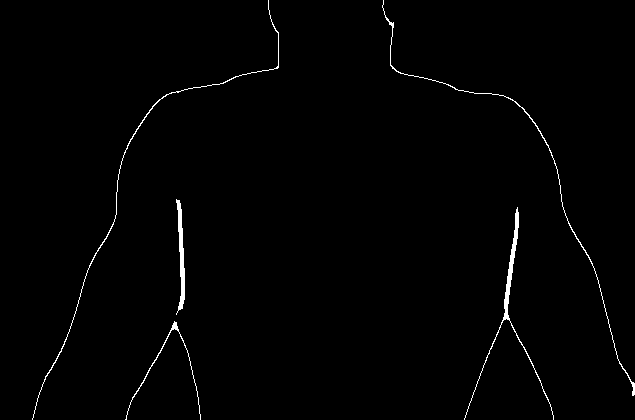
#> input picture back/back_edges.png, 635 x 420 px
$ python back_middle_contour_neck_shoulder.py
#> lines starting #> are read from the running program, lines starting #| are printed output that depends on the picture; after the words box and inside, x2 and y2 are one past the last pixel; in counts of white or black regions, pixels touching at a corner belong together
import cv2
import numpy as np
import matplotlib.pyplot as plt
import matplotlib
matplotlib.rcParams['font.sans-serif'] = ['Microsoft YaHei', 'SimHei', 'Arial Unicode MS']
matplotlib.rcParams['axes.unicode_minus'] = False

def extract_segments_from_row(row):
    white_x = np.where(row > 0)[0]
    if len(white_x) == 0:
        return []

    segments = []
    start = white_x[0]
    prev = white_x[0]

    for x in white_x[1:]:
        if x == prev + 1:
            prev = x
        else:
            segments.append((start, prev))
            start = x
            prev = x
    segments.append((start, prev))
    return segments


def smooth_1d(arr, ksize=9):
    arr = np.asarray(arr, dtype=np.float32)
    ksize = max(3, int(ksize))
    if ksize % 2 == 0:
        ksize += 1
    pad = ksize // 2
    arr_pad = np.pad(arr, (pad, pad), mode='edge')
    kernel = np.ones(ksize, dtype=np.float32) / ksize
    return np.convolve(arr_pad, kernel, mode='valid')


def interp_nan(arr):
    arr = np.asarray(arr, dtype=np.float32)
    idx = np.arange(len(arr))
    valid = np.isfinite(arr)
    if valid.sum() < 2:
        raise ValueError("有效点太少")
    return np.interp(idx, idx[valid], arr[valid])


def choose_middle_two_segments(segments):
    if len(segments) < 2:
        return None, None
    n = len(segments)
    mid1 = n // 2 - 1
    mid2 = n // 2
    if mid1 < 0 or mid2 >= n:
        return None, None
    return segments[mid1], segments[mid2]


def choose_left_right_by_center(segments, center_ref):
    left_candidates = []
    right_candidates = []

    for seg in segments:
        x1, x2 = seg
        c = 0.5 * (x1 + x2)
        if c < center_ref:
            left_candidates.append((abs(c - center_ref), seg))
        elif c > center_ref:
            right_candidates.append((abs(c - center_ref), seg))

    if len(left_candidates) == 0 or len(right_candidates) == 0:
        return None, None

    left_candidates.sort(key=lambda x: x[0])
    right_candidates.sort(key=lambda x: x[0])

    return left_candidates[0][1], right_candidates[0][1]


def extract_torso_contour_refined(image_path, visualize=True):
#> called with image_path = 'back_edges.png', visualize = True
    img = cv2.imread(image_path, cv2.IMREAD_GRAYSCALE)
#> img: shape (420, 635); 1% white; 5 white regions, box (x1, y1, x2, y2) and area: (464, 207, 554, 420) 713, (382, 0, 635, 396) 619, (32, 0, 279, 420) 609, (176, 199, 185, 315) 472, (125, 321, 201, 420) 266
    if img is None:
        raise FileNotFoundError(f"无法读取图像: {image_path}")

    _, binary = cv2.threshold(img, 127, 255, cv2.THRESH_BINARY)
    h, w = binary.shape
#> h = 420; w = 635

    # -----------------------------
    # 第一遍：粗略中线（中间两个段）
    # -----------------------------
    center0 = np.full(h, np.nan, dtype=np.float32)

    for y in range(h):
        segments = extract_segments_from_row(binary[y, :])
        seg_left, seg_right = choose_middle_two_segments(segments)
        if seg_left is None or seg_right is None:
            continue

        x1 = 0.5 * (seg_left[0] + seg_left[1])
        x2 = 0.5 * (seg_right[0] + seg_right[1])
        if x1 > x2:
            x1, x2 = x2, x1

        center0[y] = 0.5 * (x1 + x2)
#> this loop made 420 passes
#> (n in choose_middle_two_segments, seg_right, x1, x2) on passes 1 to 3: (2, (383, 383), 268, 383), (2, (383, 383), 268, 383), (2, (383, 383), 268, 383)
#> after the loop, center0 = 420 values, max 506 at index 319, min 146 at index 199, mean 324.4

    center_ref = smooth_1d(interp_nan(center0), 21)
#> in interp_nan, `arr = np.asarray(arr, dtype=np.float32)`: arr has the same summary as center0 in extract_torso_contour_refined
#> in interp_nan, `idx = np.arange(len(arr))`: idx = 420 values from 0 to 419
#> in smooth_1d, `arr = np.asarray(arr, dtype=np.float32)`: arr has the same summary as center0 in extract_torso_contour_refined
#> in smooth_1d, `arr_pad = np.pad(arr, (pad, pad), mode='edge')`: arr_pad = 440 values, max 506 at index 329, min 146 at index 209, mean 320.8
#> center_ref = 420 values, max 353.8 at index 329, min 162.9 at index 419, mean 324.4

    # -----------------------------
    # 第二遍：按参考中线左右分别选段
    # -----------------------------
    left_x = np.full(h, np.nan, dtype=np.float32)
    right_x = np.full(h, np.nan, dtype=np.float32)

    for y in range(h):
        segments = extract_segments_from_row(binary[y, :])
        if len(segments) < 2:
            continue

        seg_left, seg_right = choose_left_right_by_center(segments, center_ref[y])
        if seg_left is None or seg_right is None:
            continue

        x1 = 0.5 * (seg_left[0] + seg_left[1])
        x2 = 0.5 * (seg_right[0] + seg_right[1])

        if x1 > x2:
            x1, x2 = x2, x1

        left_x[y] = x1
        right_x[y] = x2

    valid = np.isfinite(left_x) & np.isfinite(right_x)
    if valid.sum() < 20:
        raise ValueError("有效轮廓太少")

    left_s = smooth_1d(interp_nan(left_x), 9)
    right_s = smooth_1d(interp_nan(right_x), 9)
    center_s = smooth_1d((left_s + right_s) / 2.0, 15)
    width_s = smooth_1d(right_s - left_s, 11)

    valid_idx = np.where(valid)[0]
    y_top = int(valid_idx.min())
    y_bottom = int(valid_idx.max())
    body_h = y_bottom - y_top + 1

    search_top = y_top + max(2, int(body_h * 0.02))
    search_mid = y_top + int(body_h * 0.20)
    search_bottom = y_top + int(body_h * 0.45)
    search_mid = max(search_mid, search_top + 5)
    search_bottom = min(search_bottom, y_bottom)

    neck_y = int(np.argmin(width_s[search_top:search_mid]) + search_top)

    shoulder_top = min(neck_y + 3, search_bottom - 3)
    shoulder_bottom = search_bottom
    if shoulder_bottom <= shoulder_top + 3:
        shoulder_top = search_mid
        shoulder_bottom = search_bottom

    shoulder_y = int(np.argmax(width_s[shoulder_top:shoulder_bottom]) + shoulder_top)

    result = {
        "binary": binary,
        "left": left_s,
        "right": right_s,
        "center": center_s,
        "width": width_s,
        "neck_left": (int(round(left_s[neck_y])), int(neck_y)),
        "neck_right": (int(round(right_s[neck_y])), int(neck_y)),
        "neck_center": (int(round(center_s[neck_y])), int(neck_y)),
        "shoulder_left": (int(round(left_s[shoulder_y])), int(shoulder_y)),
        "shoulder_right": (int(round(right_s[shoulder_y])), int(shoulder_y)),
        "shoulder_center": (int(round(center_s[shoulder_y])), int(shoulder_y)),
    }

    if visualize:
        img_color = cv2.cvtColor(binary, cv2.COLOR_GRAY2BGR)
#> img_color is the input picture: shape (420, 635, 3); 1% white; 5 white regions, box (x1, y1, x2, y2) and area: (464, 207, 554, 420) 713, (382, 0, 635, 396) 619, (32, 0, 279, 420) 609, (176, 199, 185, 315) 472, (125, 321, 201, 420) 266

        for y in range(h):
            if np.isfinite(left_s[y]):
                cv2.circle(img_color, (int(round(left_s[y])), y), 1, (0, 0, 255), -1)
            if np.isfinite(right_s[y]):
                cv2.circle(img_color, (int(round(right_s[y])), y), 1, (255, 0, 0), -1)
            if np.isfinite(center_s[y]):
                cv2.circle(img_color, (int(round(center_s[y])), y), 1, (0, 255, 0), -1)
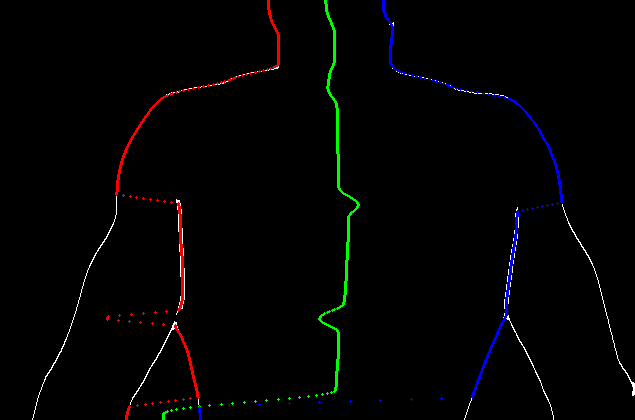
#> img_color: shape (420, 635, 3); 1.53% of pixels changed, all inside (x1, y1, x2, y2) = (106, 0, 564, 420)

        cv2.line(img_color, result["neck_left"], result["neck_right"], (0, 255, 255), 2)
        cv2.line(img_color, result["shoulder_left"], result["shoulder_right"], (255, 255, 0), 2)
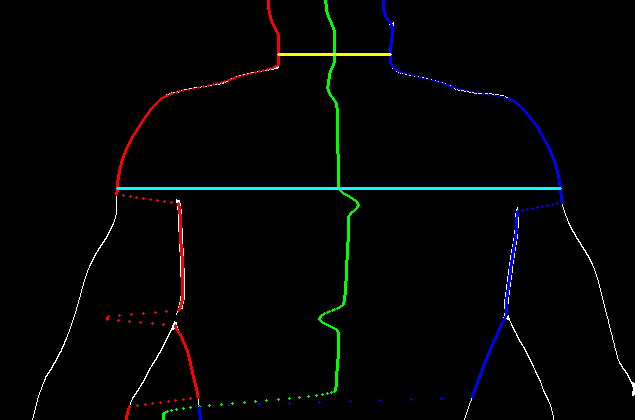
#> img_color: shape (420, 635, 3); mean B, G, R 3.7, 4.1, 2.8

        plt.figure(figsize=(10, 8))
        plt.imshow(cv2.cvtColor(img_color, cv2.COLOR_BGR2RGB))
        plt.title("改进后的躯干轮廓与中心线")
        plt.axis("off")
        plt.show()

    return result


if __name__ == "__main__":
    result = extract_torso_contour_refined("back_edges.png", visualize=True)
    print("neck_center:", result["neck_center"])
#| neck_center: (334, 54)
    print("shoulder_center:", result["shoulder_center"])
#| shoulder_center: (339, 188)
